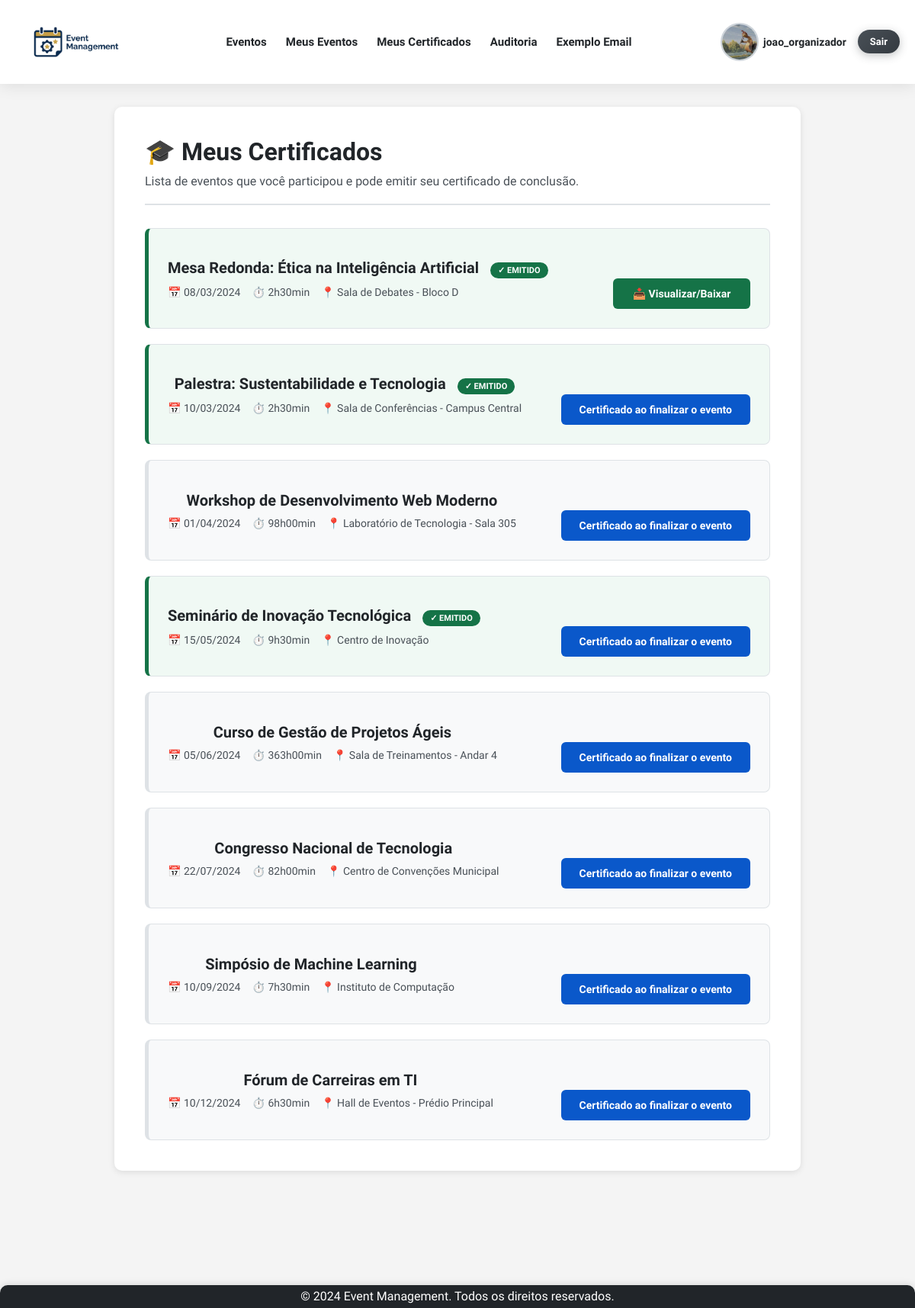
Page /certificates/ (signed in) on the earlier database version.
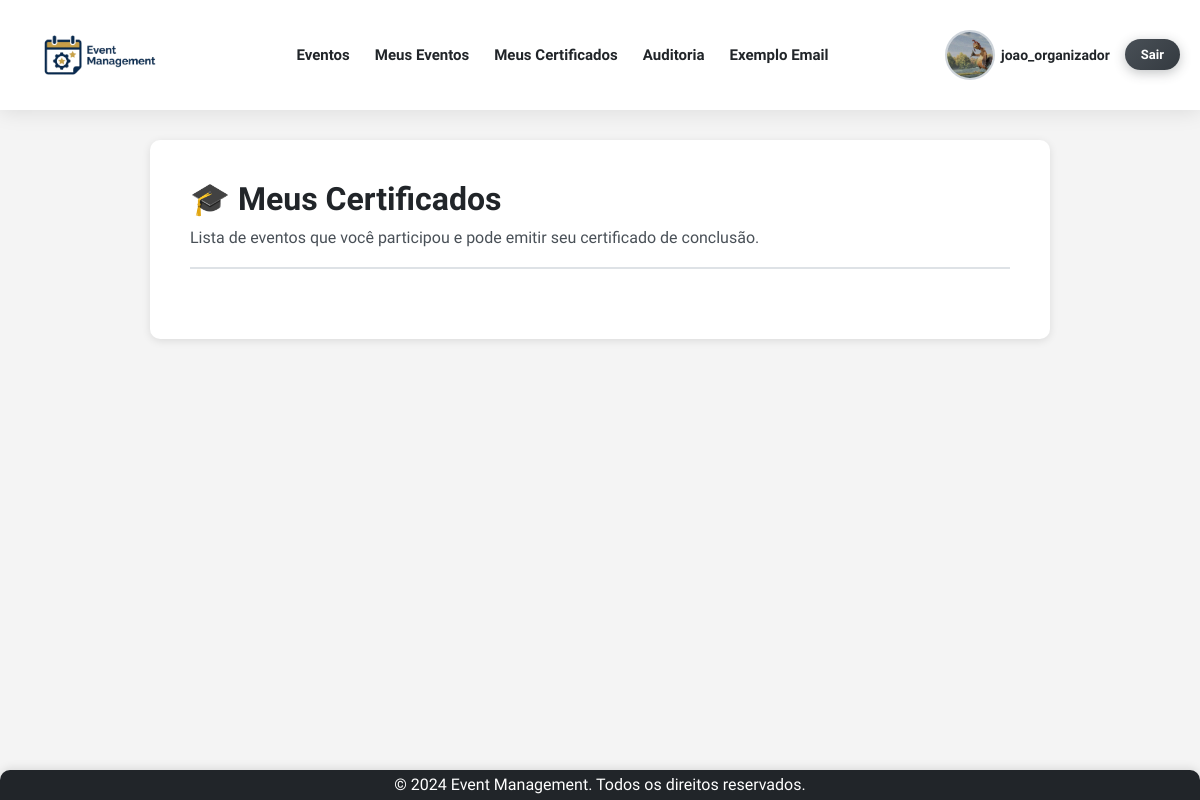
Same page on the later database version.
### app/models.py (models this page shows, shortened)
class Event(models.Model):
    event_type_choices = [
        ('Palestra', 'Palestra'),
        ('Workshop', 'Workshop'),
        ('Seminário', 'Seminário'),
        ('Curso', 'Curso'),
        ('Congresso', 'Congresso'),
        ('Simpósio', 'Simpósio'),
        ('Fórum', 'Fórum'),
        ('Mesa Redonda', 'Mesa Redonda'),
    ]
    title = models.CharField(max_length=200, verbose_name="Título")
    description = models.TextField(verbose_name="Descrição")
    image = models.ImageField(
        upload_to='eventos/',
        verbose_name='Imagem do Evento',
        null=True,
        blank=True
    )
    initial_date = models.DateField(default= '9999-12-31', verbose_name="Data de Início")
    final_date = models.DateField(default='9999-12-31', verbose_name="Data Final")
    location = models.CharField(max_length=200, verbose_name="Local")
    max_capacity = models.IntegerField(verbose_name="Capacidade Máxima")
    creator = models.ForeignKey(
        settings.AUTH_USER_MODEL,
        on_delete=models.CASCADE,
        related_name='created_events', # Relacionamento reverso para eventos criados pelo usuário.
        null=True,
        blank=True,
        verbose_name="Criador"
    )
    professor = models.ForeignKey(
        settings.AUTH_USER_MODEL,
        on_delete=models.SET_NULL,  # Mantém o evento se o professor for deletado (o campo será nulo).
        null=True,
        blank=True,
        verbose_name="Professor Responsável",
        related_name="instructed_events",
        limit_choices_to={'user_type': 'Professor'} # Limita as opções de escolha no admin/formulário.
    )
    event_type = models.CharField(max_length=20, choices=event_type_choices, default='Palestra', verbose_name="Tipo de Evento")
    event_start = models.TimeField(null=False, blank=True, verbose_name="Horario de Início")
    event_end = models.TimeField(null=False, blank=True, verbose_name="Horario de Término")
    participants = models.ManyToManyField(
        settings.AUTH_USER_MODEL,
        through='EventParticipant', # Define que a relação M2M será gerenciada pelo modelo EventParticipant.
        through_fields=('event', 'participant'),
        related_name='attended_events', # Relacionamento reverso para eventos que o usuário participa.
        blank=True,
        verbose_name="Participantes"
    )
    event_finalized = models.BooleanField(default=False, verbose_name="Evento Finalizado")
    class Meta:
        db_table = 'event'
        ordering = ['initial_date']
        verbose_name = 'Evento'
        verbose_name_plural = 'Eventos'
    @property
    def event_duration(self):
        start_datetime = datetime.combine(self.initial_date, self.event_start)
        final_datetime = datetime.combine(self.final_date, self.event_end)
        duration = final_datetime - start_datetime
        return duration # Retorna a duração como objeto timedelta.
    @property
    def formatted_duration(self):
        duration = self.event_duration # duration é um timedelta
        total_seconds = int(duration.total_seconds())
        total_hours = total_seconds // 3600
        remaining_minutes = (total_seconds % 3600) // 60
        formatted_minutes = f"{remaining_minutes:02}"
        return f"{total_hours}h{formatted_minutes}min"

### app/views.py (the view)
# urls.py: path('certificates/', views.certificate_list, name='certificate_list'),
@login_required
def certificate_list(request):
    user = request.user
    participated_events = user.attended_events.all()
    events_data = []
    for event in participated_events:
        certificate_status = Certificate.objects.filter(event=event, participant=user).exists() # Verifica se o certificado para o evento e usuário existe.
        event_data = event
        event_data.certificate_issued = certificate_status # Adiciona dinamicamente um atributo à instância do evento (não salva no DB).
        events_data.append(event_data)
    context = {
        'events_with_certificates': events_data,
        'participant': user
    }
    return render(request, 'certificate/certificate_list.html', context)

### app/templates/certificate/certificate_list.html (shortened to what this page needs)
{% extends 'base.html' %}
{% block content %}
    <div class="certificates-container">
        <h1>🎓 Meus Certificados</h1>
        <p class="certificates-intro">
            Lista de eventos que você participou e pode emitir seu certificado de conclusão.
        </p>
        <div class="certificates-list">
            {% if events_with_certificates %}
                {% for event in events_with_certificates %}
    <div class="certificate-card {% if event.certificate_issued %}issued{% endif %}">
        <div class="certificate-info">
            <h5>
                {{ event.title }}
                {% if event.certificate_issued %}
                    <span class="certificate-badge">✓ Emitido</span>
                {% endif %}
            </h5>
            <div class="certificate-meta">
                <span>📅 {{ event.initial_date|date:"d/m/Y" }}</span>
                {% if event.event_duration %}
                    <span>⏱️ {{ event.formatted_duration }}</span>
                {% endif %}
                <span>📍 {{ event.location|default:"Local não informado" }}</span>
            </div>
        </div> <div class="certificate-actions">
            {% if event.certificate_issued and event.event_finalized %}
                <a href="{% url 'issue_certificate' event.id %}" class="btn-certificate btn-download">
                    📥 Visualizar/Baixar
                </a>
            {% elif event.event_finalized %}
                <a href="{% url 'issue_certificate' event.id %}" class="btn-certificate btn-issue">
                    📜 Emitir Certificado
                </a>
            {% else %}
                <a href="{% url 'event_detail' pk=event.pk %}" class="btn-certificate btn-issue">Certificado ao finalizar o evento</a>
            {% endif %}
        </div>
    </div>
        {% endfor %}
        {% endif %}
        </div>
    </div>
{% endblock %}

Differences in the rows shown:
no longer on this page (row edited): Event: title "Mesa Redonda: Ética na Inteligência Artificial", shows "✓ EMITIDO", initial_date "08/03/2024", formatted_duration "2h30min", location "Sala de Debates - Bloco D", event_finalized "📥 Visualizar/Baixar"
no longer on this page (row edited): Event: title "Palestra: Sustentabilidade e Tecnologia", shows "✓ EMITIDO", initial_date "10/03/2024", formatted_duration "2h30min", location "Sala de Conferências - Campus Central", event_finalized "Certificado ao finalizar o evento"
no longer on this page (row edited): Event: title "Workshop de Desenvolvimento Web Moderno", initial_date "01/04/2024", formatted_duration "98h00min", location "Laboratório de Tecnologia - Sala 305", event_finalized "Certificado ao finalizar o evento"
no longer on this page (row edited): Event: title "Seminário de Inovação Tecnológica", shows "✓ EMITIDO", initial_date "15/05/2024", formatted_duration "9h30min", location "Centro de Inovação", event_finalized "Certificado ao finalizar o evento"
no longer on this page (row edited): Event: title "Curso de Gestão de Projetos Ágeis", initial_date "05/06/2024", formatted_duration "363h00min", location "Sala de Treinamentos - Andar 4", event_finalized "Certificado ao finalizar o evento"
no longer on this page (row edited): Event: title "Congresso Nacional de Tecnologia", initial_date "22/07/2024", formatted_duration "82h00min", location "Centro de Convenções Municipal", event_finalized "Certificado ao finalizar o evento"
no longer on this page (row edited): Event: title "Simpósio de Machine Learning", initial_date "10/09/2024", formatted_duration "7h30min", location "Instituto de Computação", event_finalized "Certificado ao finalizar o evento"
no longer on this page (row edited): Event: title "Fórum de Carreiras em TI", initial_date "10/12/2024", formatted_duration "6h30min", location "Hall de Eventos - Prédio Principal", event_finalized "Certificado ao finalizar o evento"
